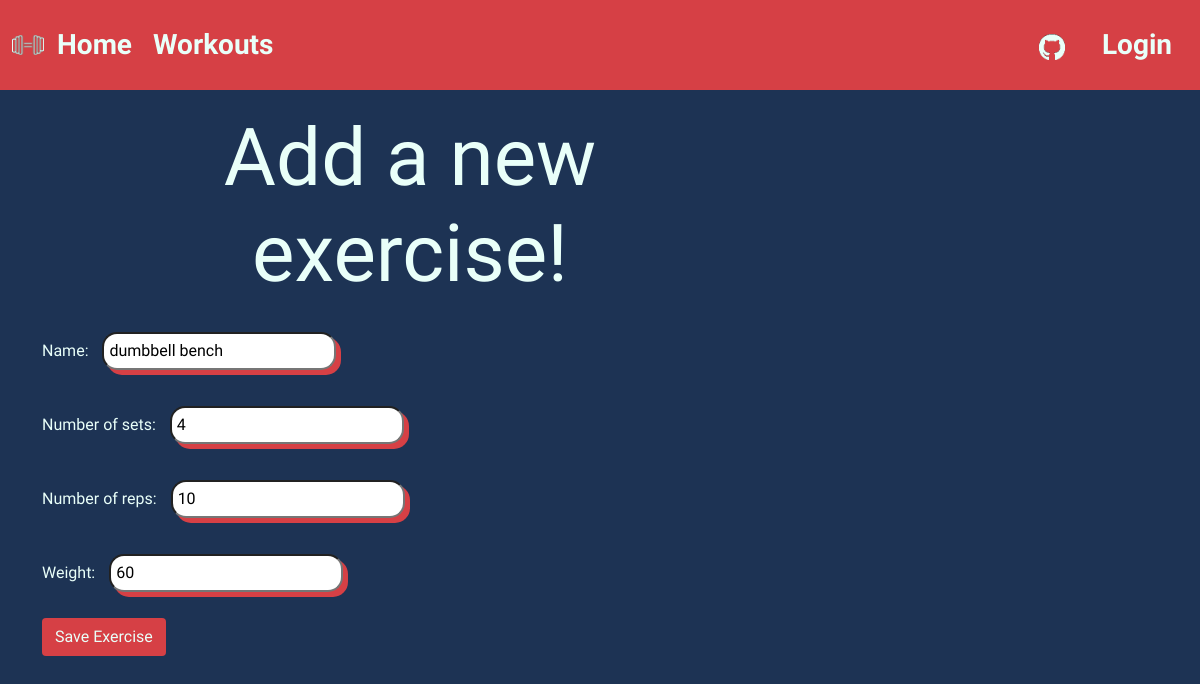
The app's page /workouts/69/edit_exercise/16/ with its own data.
### workout_app/models.py (models this page shows, shortened)
class Exercise(models.Model):
    workout = models.ForeignKey('workout_app.workout',related_name = 'exercises',on_delete=models.CASCADE)
    name = models.CharField(max_length=20)
    number_of_sets = models.CharField(max_length=2)
    number_of_reps = models.CharField(max_length=2)
    weight = models.CharField(max_length=3)

### workout_app/views.py (the view)
# urls.py: path('workouts/<int:workout_id>/edit_exercise/<int:pk>/',views.EditExerciseView.as_view(),name='edit_exercise'),
class EditExerciseView(UpdateView):
    redirect_field_name = 'workout_app/workout_detail.html'
    form_class = ExerciseForm
    model = Exercise

### workout_app/forms.py
class ExerciseForm(forms.ModelForm):
    class Meta():
        model = Exercise
        fields = ('name','number_of_sets','number_of_reps','weight')
        widgets = {
            'name':forms.TextInput(attrs={'class':'textinputclass','placeholder':"Enter Exercsie Name..."}),
            'number_of_sets':forms.NumberInput(attrs={'class':'numberinputclass','placeholder':"Enter Number of Sets..."}),
            'number_of_reps':forms.NumberInput(attrs={'class':'numberinputclass','placeholder':"Enter Number of Reps..."}),
            'weight':forms.NumberInput(attrs={'class':'numberinputclass','placeholder':"Enter Total Weight..."})
        }

### workout_app/templates/workout_app/exercise_form.html (shortened to what this page needs)
{% extends 'base.html' %}
{% block content %}
<h1 class="new-workout">Add a new exercise!</h1>
<form class="exercise-form" method="post">
    {{form.as_p}}
    <button type="submit" class="btn btn-remove">Save Exercise</button>
</form>
{% endblock %}

### workout_app/static/css/test.css (style rules this page uses)
body { background-color: #1D3354; }
p { font-family: 'Koulen', cursive; color: #E9FFF9; }
.btn-remove { font-family: 'Koulen', cursive; color: #E9FFF9; background-color: #D64045; }
.new-workout { font-family: 'Koulen', cursive; text-align: center; margin: 20px; color: #E9FFF9; font-size: 5rem; }
label { text-align: right; }
input[type=text] { display: inline-block; padding: 5px; margin: 10px; border-radius: 15px; box-shadow: #D64045 5px 5px; }
.numberinputclass { display: inline-block; padding: 5px; margin: 10px; border-radius: 15px; box-shadow: #D64045 5px 5px; }

### records on screen
Exercise: name "dumbbell bench", number_of_sets "4", number_of_reps "10", weight "60"
